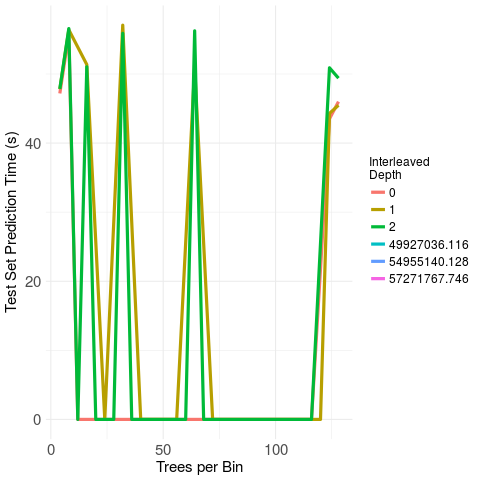

Write the R code that produced this figure.
# ---
# title: "Test speed-up and scale-up of R-Rerf against xg and ranger"
# author: "James Browne"
# date: "Oct 10 2017"
# output: html_document
# ---
library(ggplot2)
library(plyr)

data_summary <- function(data, varname, groupnames){
      require(plyr)
  summary_func <- function(x, col){
          c(mean = min(x[[col]], na.rm=TRUE),
                  sd = sd(x[[col]], na.rm=TRUE))
    }
    data_sum<-ddply(data, groupnames, .fun=summary_func,
                                      varname)
    data_sum <- rename(data_sum, c("mean" = varname))
     return(data_sum)
}


mydata <- read.csv(file="figure4a.csv", header=FALSE)
#mydata$V4 <- mydata$V4/25000*100000

mydata <- data_summary(mydata,varname="V4",groupnames=c("V1","V2"))
mydata$V1 <- as.numeric(mydata$V1)
mydata$V2 <- as.factor(mydata$V2)
mydata$V4 <- mydata$V4/1000000


leg <- theme(legend.text = element_text(size = 12), legend.title=element_text(size = 12), plot.title = element_text(size = 16,  face="bold"), plot.subtitle = element_text(size = 12),axis.title.x = element_text(size=15), axis.text.x = element_text(size=15), axis.title.y = element_text(size=15), axis.text.y = element_text(size=15))

p <- ggplot(mydata, aes(x=V1, y=V4, group=V2, color=V2))  
 p <- p + geom_line(size=1.5) 
p <- p + theme_minimal()
#p <- p + labs(title = "Effects of Bin Size and Intertwined Depth\non Prediction Time", subtitle = "2048 Trees and 25000 Higgs Observations")
p <- p + labs(x = "Trees per Bin", y = "Test Set Prediction Time (s)", color="Interleaved\nDepth")
p <- p + leg
#p <- p + guides(group=guide_legend(title="Intertwined\nDepth"))

png(file="figure4a.png")
print(p)
dev.off()

